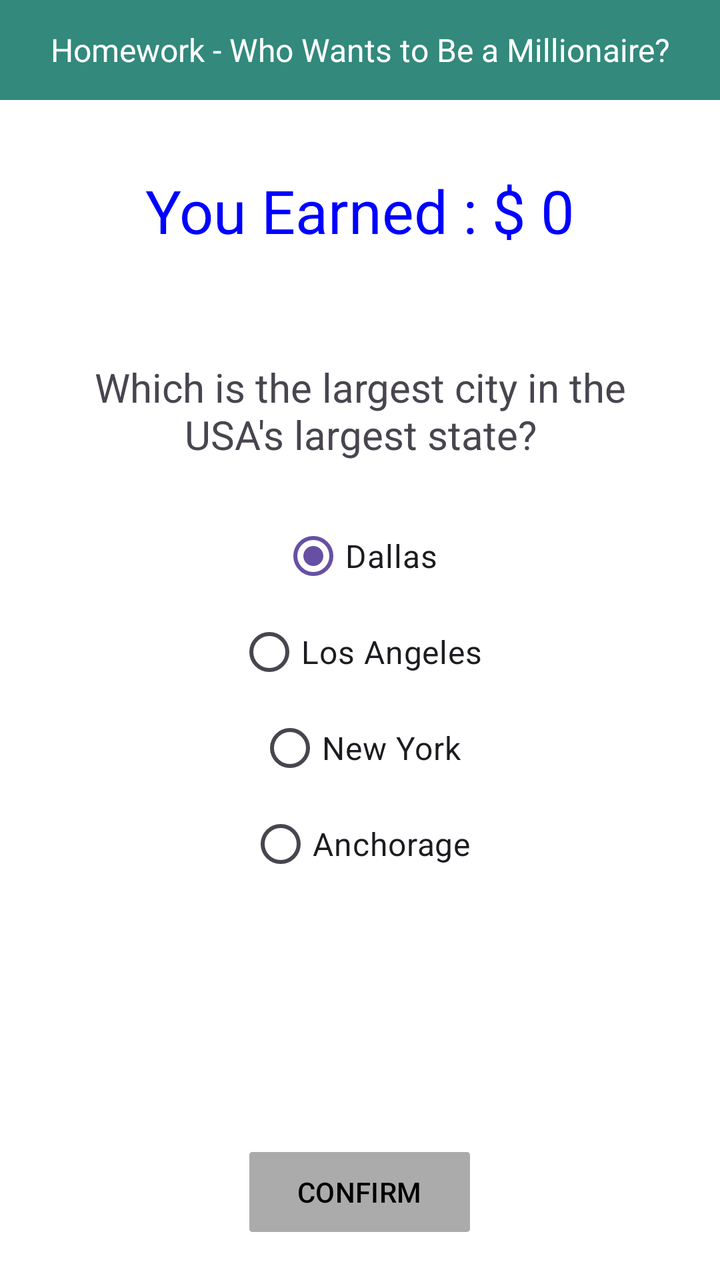
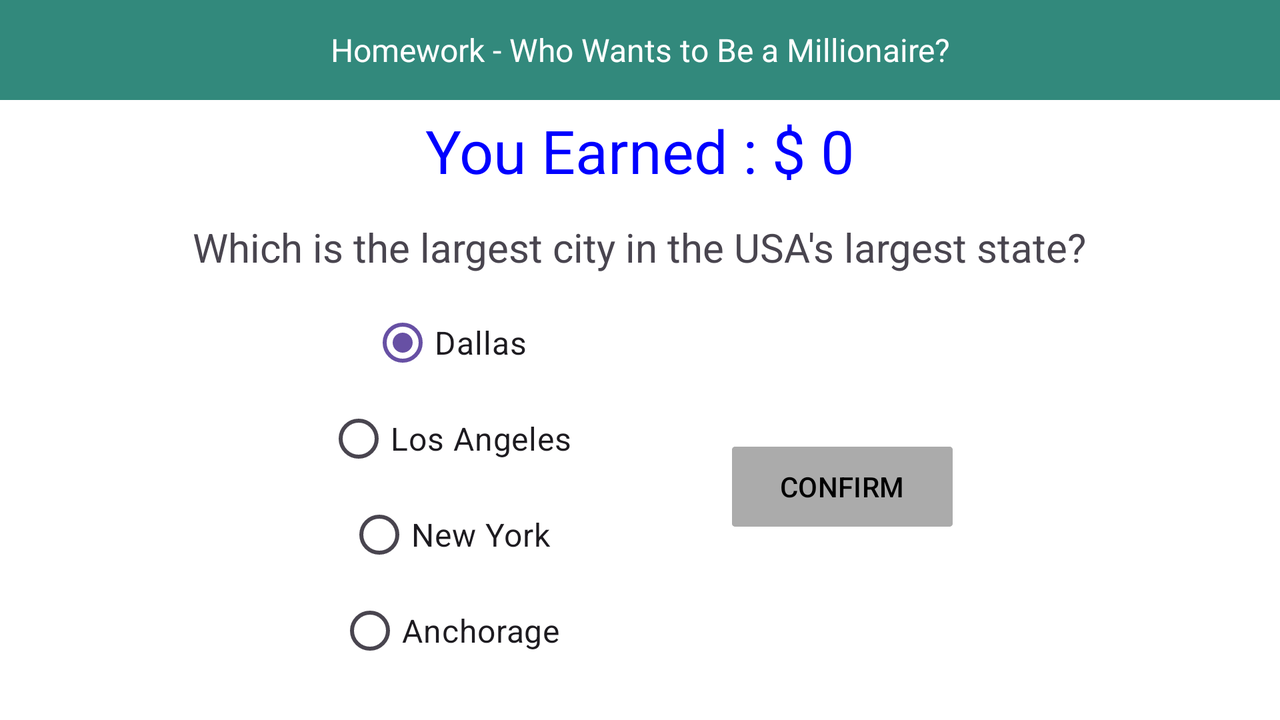

One screen, two layout resources from the same app: the default and the repository's alternative for another configuration. Each is rendered where Android would select it; the XML of both is given below.
<!-- AndroidManifest.xml: application theme Theme.BCS421_Week05HW -->
<!-- res/layout/question4.xml -->
<?xml version="1.0" encoding="utf-8"?>
<LinearLayout xmlns:android="http://schemas.android.com/apk/res/android"
    xmlns:app="http://schemas.android.com/apk/res-auto"
    xmlns:tools="http://schemas.android.com/tools"
    android:layout_width="match_parent"
    android:layout_height="match_parent"
    android:background="#FFFFFF"
    android:gravity="center_horizontal"
    android:orientation="vertical"
    android:paddingBottom="20dp"
    tools:context=".MainActivity">

    <TextView
        android:id="@+id/textView4"
        android:layout_width="match_parent"
        android:layout_height="50dp"
        android:background="#32897C"
        android:gravity="center_horizontal|center_vertical"
        android:text="@string/title"
        android:textColor="#FFFFFF"
        android:textSize="16sp" />

    <Space
        android:layout_width="match_parent"
        android:layout_height="40dp" />

    <LinearLayout
        android:layout_width="match_parent"
        android:layout_height="30dp"
        android:gravity="center_horizontal|center_vertical"
        android:orientation="horizontal">

        <TextView
            android:id="@+id/TextViewGameOver"
            android:layout_width="match_parent"
            android:layout_height="55dp"
            android:layout_gravity="center_horizontal|center_vertical"
            android:gravity="center_horizontal|center_vertical"
            android:text="@string/earnings"
            android:textColor="#0000FF"
            android:textSize="30sp" />

    </LinearLayout>

    <Space
        android:layout_width="match_parent"
        android:layout_height="40dp" />

    <TextView
        android:id="@+id/TextViewQuestion"
        android:layout_width="wrap_content"
        android:layout_height="wrap_content"
        android:gravity="center_horizontal|center_vertical"
        android:padding="20dp"
        android:text="@string/question_four"
        android:textSize="20sp" />

    <RadioGroup
        android:id="@+id/RadioGroup"
        android:layout_width="match_parent"
        android:layout_height="199dp"
        android:gravity="center_horizontal|center_vertical">

        <RadioButton
            android:id="@+id/radioButton1"
            android:layout_width="wrap_content"
            android:layout_height="wrap_content"
            android:checked="true"
            android:text="@string/question_four_choice_one"
            android:textSize="16sp" />

        <RadioButton
            android:id="@+id/radioButton2"
            android:layout_width="wrap_content"
            android:layout_height="wrap_content"
            android:text="@string/question_four_choice_two"
            android:textSize="16sp" />

        <RadioButton
            android:id="@+id/radioButton3"
            android:layout_width="wrap_content"
            android:layout_height="wrap_content"
            android:text="@string/question_four_choice_three"
            android:textSize="16sp" />

        <RadioButton
            android:id="@+id/radioButton4"
            android:layout_width="wrap_content"
            android:layout_height="wrap_content"
            android:text="@string/question_four_choice_four"
            android:textSize="16sp" />
    </RadioGroup>

    <LinearLayout
        android:layout_width="match_parent"
        android:layout_height="match_parent"
        android:gravity="bottom|center_horizontal"
        android:orientation="vertical">

        <Button
            android:id="@+id/ButtonConfirm"
            android:layout_width="wrap_content"
            android:layout_height="wrap_content"
            android:layout_alignParentBottom="true"
            android:layout_centerHorizontal="true"
            android:backgroundTint="#ABABAB"
            android:text="CONFIRM"
            android:textColor="#000000"
            android:textColorHighlight="#A7A7A7"
            app:cornerRadius="5px" />
    </LinearLayout>

</LinearLayout>
<!-- resources referenced by this layout -->
<resources>
  <string name="earnings">You Earned : $ 0</string>
  <string name="question_four">Which is the largest city in the USA\'s largest state?</string>
  <string name="question_four_choice_four">Anchorage</string>
  <string name="question_four_choice_one">Dallas</string>
  <string name="question_four_choice_three">New York</string>
  <string name="question_four_choice_two">Los Angeles</string>
  <string name="title">Homework - Who Wants to Be a Millionaire?</string>
  <style name="Theme.BCS421_Week05HW" parent="Base.Theme.BCS421_Week05HW" />
  <style name="Base.Theme.BCS421_Week05HW" parent="Theme.Material3.DayNight.NoActionBar">
          
          
      </style>
</resources>
<!-- res/layout-land/question4.xml (the repository's variant of the layout above) -->
<!-- drawn on the phone turned sideways -->
<?xml version="1.0" encoding="utf-8"?>
<LinearLayout xmlns:android="http://schemas.android.com/apk/res/android"
    xmlns:app="http://schemas.android.com/apk/res-auto"
    xmlns:tools="http://schemas.android.com/tools"
    android:layout_width="match_parent"
    android:layout_height="match_parent"
    android:background="#FFFFFF"
    android:gravity="center_horizontal"
    android:orientation="vertical"
    android:paddingBottom="20dp"
    tools:context=".MainActivity">

    <TextView
        android:id="@+id/textView4"
        android:layout_width="match_parent"
        android:layout_height="50dp"
        android:background="#32897C"
        android:gravity="center_horizontal|center_vertical"
        android:text="@string/title"
        android:textColor="#FFFFFF"
        android:textSize="16sp" />

    <Space
        android:layout_width="match_parent"
        android:layout_height="10dp" />

    <LinearLayout
        android:layout_width="match_parent"
        android:layout_height="30dp"
        android:gravity="center_horizontal|center_vertical"
        android:orientation="horizontal">

        <TextView
            android:id="@+id/TextViewGameOver"
            android:layout_width="match_parent"
            android:layout_height="55dp"
            android:layout_gravity="center_horizontal|center_vertical"
            android:gravity="center_horizontal|center_vertical"
            android:text="@string/earnings"
            android:textColor="#0000FF"
            android:textSize="30sp" />

    </LinearLayout>

    <Space
        android:layout_width="match_parent"
        android:layout_height="10dp" />

    <TextView
        android:id="@+id/TextViewQuestion"
        android:layout_width="wrap_content"
        android:layout_height="wrap_content"
        android:gravity="center_horizontal|center_vertical"
        android:padding="10dp"
        android:text="@string/question_four"
        android:textSize="20sp" />

    <LinearLayout
        android:layout_width="wrap_content"
        android:layout_height="wrap_content"
        android:gravity="center_horizontal|center_vertical"
        android:orientation="horizontal">

        <RadioGroup
            android:id="@+id/RadioGroup"
            android:layout_width="match_parent"
            android:layout_height="199dp"
            android:gravity="center_horizontal|center_vertical">

            <RadioButton
                android:id="@+id/radioButton1"
                android:layout_width="wrap_content"
                android:layout_height="wrap_content"
                android:checked="true"
                android:text="@string/question_four_choice_one"
                android:textSize="16sp" />

            <RadioButton
                android:id="@+id/radioButton2"
                android:layout_width="wrap_content"
                android:layout_height="wrap_content"
                android:text="@string/question_four_choice_two"
                android:textSize="16sp" />

            <RadioButton
                android:id="@+id/radioButton3"
                android:layout_width="wrap_content"
                android:layout_height="wrap_content"
                android:text="@string/question_four_choice_three"
                android:textSize="16sp" />

            <RadioButton
                android:id="@+id/radioButton4"
                android:layout_width="wrap_content"
                android:layout_height="wrap_content"
                android:text="@string/question_four_choice_four"
                android:textSize="16sp" />

        </RadioGroup>

        <Space
            android:layout_width="80dp"
            android:layout_height="0dp" />

        <Button
            android:id="@+id/ButtonConfirm"
            android:layout_width="wrap_content"
            android:layout_height="wrap_content"
            android:layout_alignParentBottom="true"
            android:layout_centerHorizontal="true"
            android:backgroundTint="#ABABAB"
            android:text="CONFIRM"
            android:textColor="#000000"
            android:textColorHighlight="#A7A7A7"
            app:cornerRadius="5px" />
    </LinearLayout>

</LinearLayout>
